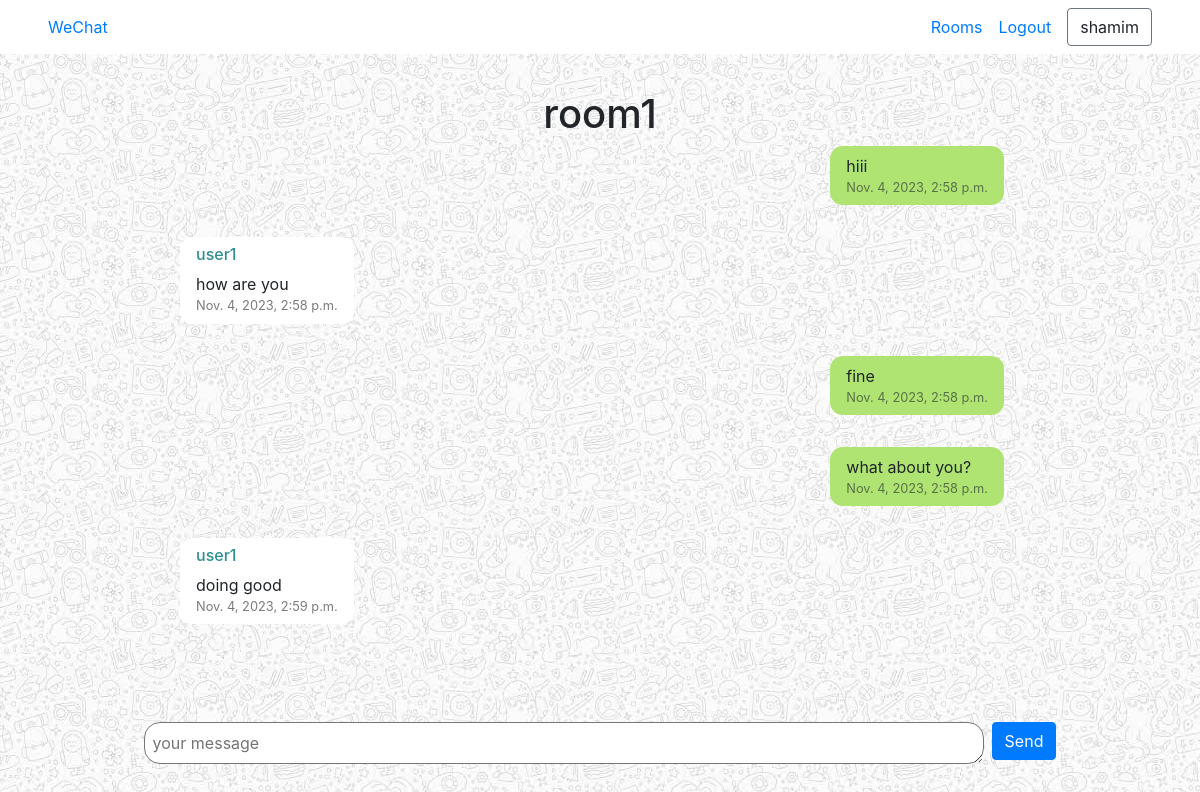
/rooms/room1 (signed in), run on the app's committed database.
### core/models.py (models this page shows)
class User(AbstractUser):
    pass

### room/models.py (models this page shows, shortened)
class Room(models.Model):
    name = models.CharField(max_length=255)
    slug = models.SlugField(unique=True)
    date_added = models.DateTimeField(auto_now_add=True)
    class Meta:
        ordering = ('-date_added',)

class Message(models.Model):
    room = models.ForeignKey(Room,related_name="messages",on_delete=models.CASCADE)
    user = models.ForeignKey(User,related_name="author",on_delete=models.CASCADE)
    content = models.TextField()
    date_added = models.DateTimeField(auto_now_add=True)
    class Meta:
        ordering = ('date_added',)

### room/views.py (the view)
# urls.py: path("<str:slug>",views.room,name="room")
@login_required
def room(request,slug):
    room = Room.objects.get(slug=slug)
    messages = Message.objects.filter(room=room)
    return render(request,'room/room.html',{"room":room,"messages":messages})

### room/templates/room/room.html (shortened to what this page needs)
{% extends "core/layout.html" %}
{% block body %}
<div style="width: 100%; display: flex; flex-direction: column;align-items: center;height: 85vh; overflow-y: auto; margin-top:2rem;">
    <div><h1>{{ room.name }}</h1></div>
    <div id="chat-message" style="height: 70vh;width: 70%; overflow: auto;display: flex;flex-direction: column;margin-bottom: 1rem;padding-right: 1rem;" >
        {% for message in messages %}
        <div>
        {% if message.user == request.user %}
            <div style="background-color: rgb(175, 228, 115); margin-bottom: 2rem; padding: .5rem 1rem; width:fit-content;border-radius: .8rem;float: right; max-width: 50vw;">
            {% else %}
            <div style="background-color: white; margin-bottom: 2rem; padding: .5rem 1rem; width:fit-content;border-radius: .8rem; max-width: 50vw;">
            {% endif %}
            {% if message.user == request.user %}
            {% else %}
                <div style="color: rgb(46, 143, 143);"><h6>{{message.user}}</h6></div>
            {% endif %}
                <div style="word-wrap: break-word;">{{message.content}}</div>
                <div style="font-size: .8rem;opacity: .6;">{{message.date_added}}</div>
            </div>
        </div>
        {% endfor %}
    </div>
    <form action="." method="post" class="d-flex justify-content-center" style="width: 100%;gap: .5rem;">
        <textarea style="width: 70%; padding: .5rem .5rem;outline: none;border-radius: 1rem;" rows="1" type="text" name="content" placeholder="your message" id="chat-message-input"></textarea>
        <button id="chat-message-submit" class="btn btn-primary" style="height: fit-content;">Send</button>
    </form>
</div>
{% endblock  %}

### core/templates/core/layout.html (shortened to what this page needs)
<!DOCTYPE html>
<html lang="en">
<head>
    <link rel="stylesheet" href="https://stackpath.bootstrapcdn.com/bootstrap/4.4.1/css/bootstrap.min.css">
</head>
<body style="overflow-y: hidden;">
    <nav class="d-flex px-5 py-2 justify-content-between align-items-center" style="background-color: white;">
        <div class="flex-start"><a href="{% url 'index' %}">WeChat</a></div>
        <div class="d-flex align-items-center" style="gap: 1rem;">
            {% if user.is_authenticated %}
                <a  href="{% url 'rooms' %}">Rooms</a>
                <a  href="{% url 'logout' %}">Logout</a>
                <a class="btn-outline-secondary btn sm" >{{user.username}}</a>
            {% else %}
                <button class="btn btn-outline-primary mr-4"><a href="{% url 'login' %}">Login</a></button>
                <button class="btn btn-primary"><a style="color:white;" href="{% url 'register' %}">signup</a></button>
            {% endif %}
        </div>
    </nav>
    <div>
    <div style="height: 90vh;" class="d-flex justify-content-center align-items-center root" >
        {% block body %}{% endblock %}
    </div>
</body>
</html>

### data on the page
User: username "shamim"
Room: name "room1"
Message: content "hiii", date_added "Nov. 4, 2023, 2:58 p.m."
Message: user "user1", content "how are you", date_added "Nov. 4, 2023, 2:58 p.m."
Message: content "fine", date_added "Nov. 4, 2023, 2:58 p.m."
Message: content "what about you?", date_added "Nov. 4, 2023, 2:58 p.m."
Message: user "user1", content "doing good", date_added "Nov. 4, 2023, 2:59 p.m."
